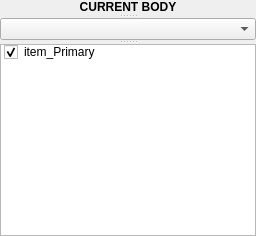
    <widget class="QSplitter" name="spl_BodyList">
     <property name="sizePolicy">
      <sizepolicy hsizetype="Minimum" vsizetype="Expanding">
       <horstretch>0</horstretch>
       <verstretch>1</verstretch>
      </sizepolicy>
     </property>
     <property name="minimumSize">
      <size>
       <width>160</width>
       <height>0</height>
      </size>
     </property>
     <property name="maximumSize">
      <size>
       <width>16777215</width>
       <height>16777215</height>
      </size>
     </property>
     <property name="orientation">
      <enum>Qt::Vertical</enum>
     </property>
     <widget class="QLabel" name="lf_currBody">
      <property name="sizePolicy">
       <sizepolicy hsizetype="Preferred" vsizetype="Fixed">
        <horstretch>0</horstretch>
        <verstretch>0</verstretch>
       </sizepolicy>
      </property>
      <property name="text">
       <string>&lt;html&gt;&lt;head/&gt;&lt;body&gt;&lt;p align=&quot;center&quot;&gt;&lt;span style=&quot; font-weight:600;&quot;&gt;CURRENT BODY&lt;/span&gt;&lt;/p&gt;&lt;/body&gt;&lt;/html&gt;</string>
      </property>
     </widget>
     <widget class="QComboBox" name="bodyBox"/>
     <widget class="QListWidget" name="bodyList">
      <property name="sizePolicy">
       <sizepolicy hsizetype="MinimumExpanding" vsizetype="Minimum">
        <horstretch>1</horstretch>
        <verstretch>1</verstretch>
       </sizepolicy>
      </property>
      <item>
       <property name="text">
        <string>item_Primary</string>
       </property>
       <property name="checkState">
        <enum>Checked</enum>
       </property>
      </item>
     </widget>
    </widget>
